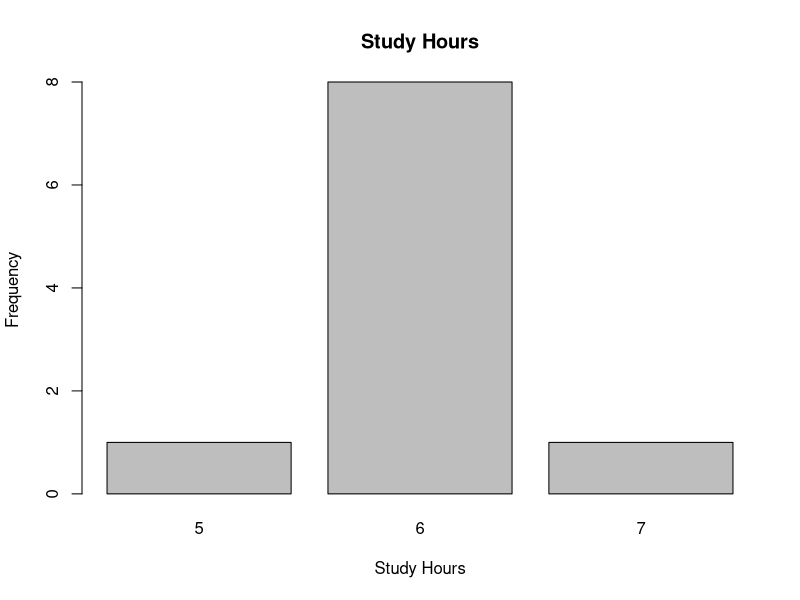
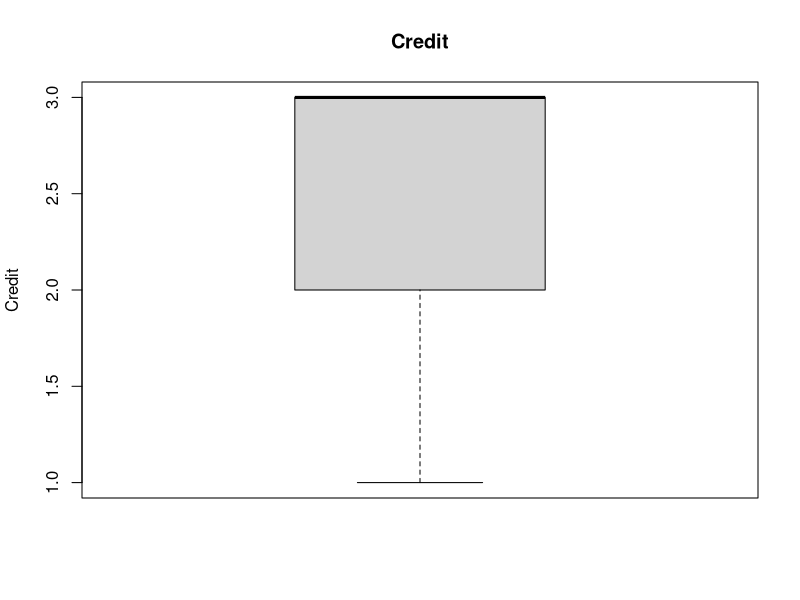
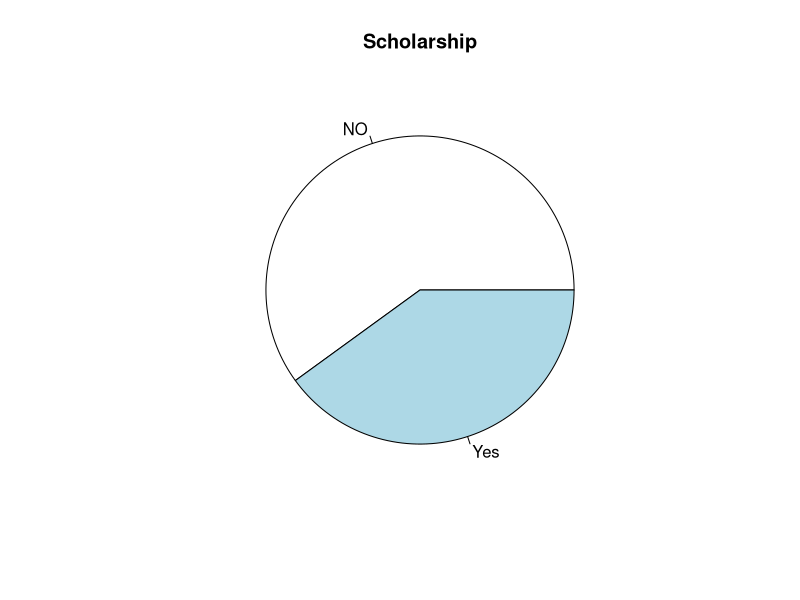
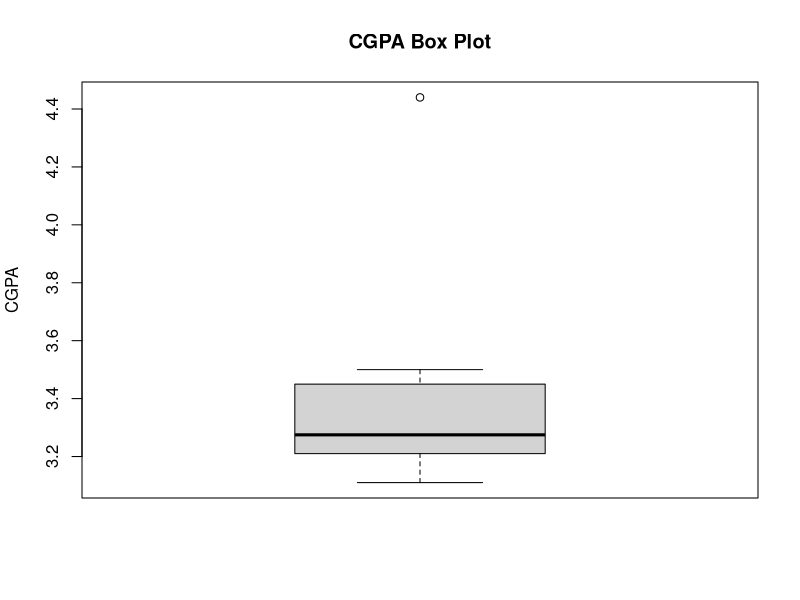

The R script that drew these images, in order: (Note: this script raises an error after producing the figures.)

Credit <- c(3, 3, 2, 1, 1, 3, 3, 3, 3, 3)

Study_hours <- c(6, 6, 6, 7, 6, 6, 6, 6, 6, 5)

Cgpa <- c(3.11, 3.23, 3.32, NA, 3.22, 4.44, NA, 3.50, 3.20, 3.40)

Sclorship <- c("Yes", "NO", "NO", "Yes", NA, "NO", "Yes", "NO", "Yes", "NO")

df_student <- data.frame(Credit, Study_hours, Cgpa, Sclorship)

is.na(df_student)

colSums(is.na(df_student))

df_student$Sclorship[is.na(df_student$Sclorship)]<-names(which.max(table(df_student$Sclorship)))


df_student[is.na(df_student$Sclorship),]

max(df_student$Cgpa, na.rm = TRUE)

min(df_student$Cgpa, na.rm = TRUE)

barplot(table(df_student$Study_hours),
        main = "Study Hours",
        xlab = "Study Hours",
        ylab = "Frequency")

boxplot(df_student$Credit,
        main = "Credit",
        ylab = "Credit")

pie(table(df_student$Sclorship),
    main = "Scholarship")

boxplot(df_student$Cgpa,
        main = "CGPA Box Plot",
        ylab = "CGPA")

mean(df_student$Cgpa, na.rm = TRUE)

mean(df_student$Study_hours, na.rm = TRUE)

mean(df_student$Credit, na.rm = TRUE)


correlation <- function(x, y) {
  n <- sum((x - mean(x)) * (y - mean(y)))
  
  d <- sqrt(  sum((x - mean(x))^2) * sum((y - mean(y))^2)
  )
  
  return(n / d)
}

student_cor <- correlation(df_student$Study_hours, df_student$Cgpa)

print(student_cor)

x_1 <- df_student$Credit

x_2 <- df_student$Study_hours

y <- df_student$Cgpa

model <- lm(y ~ x_1 + x_2)

summary(model)

test <- data.frame(
  x_1 = c(12, 14),
  x_2 = c(4, 4.5)
)

predict(model, newdata = test)

print(prediction)
